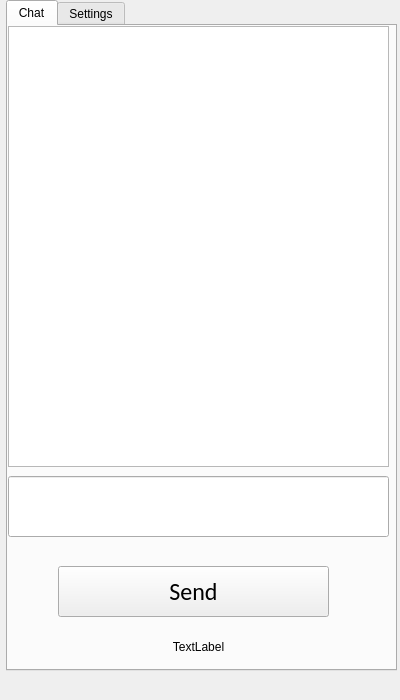
<?xml version="1.0" encoding="UTF-8"?>
<ui version="4.0">
 <class>MainWindow</class>
 <widget class="QMainWindow" name="MainWindow">
  <property name="geometry">
   <rect>
    <x>0</x>
    <y>0</y>
    <width>400</width>
    <height>700</height>
   </rect>
  </property>
  <property name="minimumSize">
   <size>
    <width>400</width>
    <height>700</height>
   </size>
  </property>
  <property name="maximumSize">
   <size>
    <width>400</width>
    <height>700</height>
   </size>
  </property>
  <property name="windowTitle">
   <string>Chat-server</string>
  </property>
  <widget class="QWidget" name="centralwidget">
   <widget class="QTabWidget" name="tabWidget">
    <property name="geometry">
     <rect>
      <x>6</x>
      <y>0</y>
      <width>391</width>
      <height>671</height>
     </rect>
    </property>
    <property name="currentIndex">
     <number>0</number>
    </property>
    <widget class="QWidget" name="tab">
     <attribute name="title">
      <string>Chat</string>
     </attribute>
     <widget class="QLineEdit" name="lineEdit">
      <property name="geometry">
       <rect>
        <x>0</x>
        <y>450</y>
        <width>381</width>
        <height>61</height>
       </rect>
      </property>
      <property name="alignment">
       <set>Qt::AlignLeading|Qt::AlignLeft|Qt::AlignTop</set>
      </property>
     </widget>
     <widget class="QLabel" name="label">
      <property name="geometry">
       <rect>
        <x>0</x>
        <y>610</y>
        <width>381</width>
        <height>21</height>
       </rect>
      </property>
      <property name="text">
       <string>TextLabel</string>
      </property>
      <property name="alignment">
       <set>Qt::AlignCenter</set>
      </property>
     </widget>
     <widget class="QTextBrowser" name="textBrowser">
      <property name="geometry">
       <rect>
        <x>0</x>
        <y>0</y>
        <width>381</width>
        <height>441</height>
       </rect>
      </property>
     </widget>
     <widget class="QPushButton" name="pushButton">
      <property name="geometry">
       <rect>
        <x>50</x>
        <y>540</y>
        <width>271</width>
        <height>51</height>
       </rect>
      </property>
      <property name="font">
       <font>
        <family>Calibri</family>
        <pointsize>18</pointsize>
        <weight>50</weight>
        <bold>false</bold>
       </font>
      </property>
      <property name="focusPolicy">
       <enum>Qt::ClickFocus</enum>
      </property>
      <property name="text">
       <string>Send</string>
      </property>
     </widget>
    </widget>
    <widget class="QWidget" name="tab_2">
     <attribute name="title">
      <string>Settings</string>
     </attribute>
     <widget class="QLabel" name="label_2">
      <property name="geometry">
       <rect>
        <x>10</x>
        <y>120</y>
        <width>121</width>
        <height>21</height>
       </rect>
      </property>
      <property name="text">
       <string>Server IP</string>
      </property>
     </widget>
     <widget class="QLineEdit" name="lineEdit_2">
      <property name="geometry">
       <rect>
        <x>140</x>
        <y>120</y>
        <width>231</width>
        <height>21</height>
       </rect>
      </property>
      <property name="text">
       <string/>
      </property>
     </widget>
     <widget class="QLineEdit" name="lineEdit_3">
      <property name="geometry">
       <rect>
        <x>140</x>
        <y>180</y>
        <width>231</width>
        <height>21</height>
       </rect>
      </property>
      <property name="text">
       <string>55444</string>
      </property>
     </widget>
     <widget class="QLabel" name="label_3">
      <property name="geometry">
       <rect>
        <x>10</x>
        <y>180</y>
        <width>121</width>
        <height>21</height>
       </rect>
      </property>
      <property name="text">
       <string>Port</string>
      </property>
     </widget>
     <widget class="QLineEdit" name="lineEdit_4">
      <property name="geometry">
       <rect>
        <x>140</x>
        <y>240</y>
        <width>231</width>
        <height>21</height>
       </rect>
      </property>
      <property name="text">
       <string>Server: </string>
      </property>
     </widget>
     <widget class="QLabel" name="label_4">
      <property name="geometry">
       <rect>
        <x>10</x>
        <y>240</y>
        <width>121</width>
        <height>21</height>
       </rect>
      </property>
      <property name="text">
       <string>Your nickname</string>
      </property>
     </widget>
     <widget class="QPushButton" name="pushButton_2">
      <property name="geometry">
       <rect>
        <x>110</x>
        <y>350</y>
        <width>131</width>
        <height>31</height>
       </rect>
      </property>
      <property name="text">
       <string>Apply</string>
      </property>
     </widget>
    </widget>
   </widget>
  </widget>
  <action name="actionAbout">
   <property name="text">
    <string>About</string>
   </property>
   <property name="font">
    <font>
     <pointsize>10</pointsize>
     <weight>50</weight>
     <bold>false</bold>
    </font>
   </property>
  </action>
  <action name="actionSettings">
   <property name="text">
    <string>Settings</string>
   </property>
   <property name="font">
    <font>
     <pointsize>10</pointsize>
     <weight>50</weight>
     <bold>false</bold>
    </font>
   </property>
  </action>
  <action name="actionHelp">
   <property name="text">
    <string>Help</string>
   </property>
   <property name="font">
    <font>
     <pointsize>10</pointsize>
     <weight>50</weight>
     <bold>false</bold>
    </font>
   </property>
  </action>
 </widget>
 <resources/>
 <connections>
  <connection>
   <sender>lineEdit</sender>
   <signal>editingFinished()</signal>
   <receiver>pushButton</receiver>
   <slot>animateClick()</slot>
   <hints>
    <hint type="sourcelabel">
     <x>198</x>
     <y>526</y>
    </hint>
    <hint type="destinationlabel">
     <x>193</x>
     <y>611</y>
    </hint>
   </hints>
  </connection>
 </connections>
</ui>
